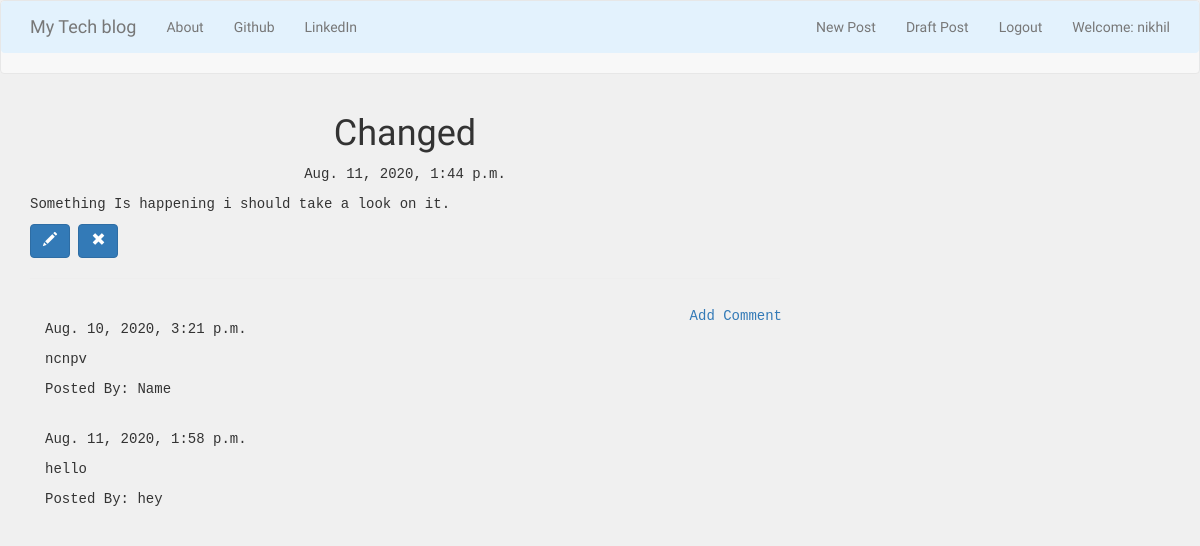
Screenshot of /post/4 (signed in) with the database file from the repository.
### blog/models.py (models this page shows, shortened)
class Post(models.Model):
    author = models.ForeignKey('auth.User',on_delete=models.CASCADE)
    title = models.CharField(max_length=256)
    text = models.TextField()
    created_date = models.DateTimeField(default=timezone.now)
    published_date = models.DateTimeField(blank=True,null=True)

class Comment(models.Model):
    post = models.ForeignKey('blog.Post', related_name='comments',on_delete=models.CASCADE)
    author = models.CharField(max_length=256)
    text = models.TextField()
    created_date = models.DateTimeField(default=timezone.now)
    approved_comment = models.BooleanField(default=False)

### blog/views.py (the view)
# urls.py: url(r'^post/(?P<pk>\d+)$', views.PostDetailView.as_view(), name='post_detail'),
class PostDetailView(DetailView):
    model = Post

### blog/templates/blog/post_detail.html (shortened to what this page needs)
{% extends 'blog/base.html' %}
{% block content %}
  <h1  id="title" class="posttitle"> {{ post.title }}</h1>
  {% if post.published_date %}
    <div id="title" class="date postdate">
      {{post.published_date}}
    </div>
  {% else %}
    <a class="btn btn-default" href="{% url 'post_publish' pk=post.pk %}">Publish</a>
  {% endif %}
  <p class="postcontent">{{ post.text|safe|linebreaksbr }}</p>
  {% if user.is_authenticated %}
    <a class="btn btn-primary" href="{% url 'post_edit' pk=post.pk %}">
      <span class="glyphicon glyphicon-pencil"></span>
    </a>
  <a class="btn btn-primary" href="{% url 'post_remove' pk=post.pk %}"><span class="glyphicon glyphicon-remove"></span></a>
  {% endif %}
  <hr>
  <a class="btn btn-outline-primary btn-comment" href="{% url 'add_comment_to_post' pk=post.pk %}">Add Comment</a>
  <div  id="fad" class="container">
    {% for comment in post.comments.all %}
      <br>
      {% if user.is_authenticated or comment.approved_comment %}
          {{comment.created_date}}
          <p >{{comment.text|safe|linebreaks }}</p>
          <p >Posted By: {{ comment.author }}</p>
      {% endif %}
      {% empty %}
      <p>NO Comments</p>
    {% endfor %}
  </div>
{% endblock %}

### blog/templates/blog/base.html (shortened to what this page needs)
<!DOCTYPE html>
{% load static %}
<html lang="en" dir="ltr">
  <head>
    <link rel="stylesheet" href="https://maxcdn.bootstrapcdn.com/bootstrap/3.3.7/css/bootstrap.min.css">
    <link rel="stylesheet" href="//cdn.jsdelivr.net/medium-editor/latest/css/medium-editor.min.css" type="text/css" media="screen" charset="utf-8">
    <link rel="stylesheet" href="{% static 'css/blog.css'%}">
  </head>
  <body class="set-background">
    <nav class="navbar navbar-default techfont custom-navbar">
      <nav class="navbar navbar-light" style="background-color: #e3f2fd;">
        <div class="container">
          <ul class="nav navbar-nav">
            <li><a class='navbar-brand bigbrand' href="{% url 'post_list' %}">My Tech blog</a></li>
            <li><a href="{% url 'about'%}">About</a></li>
            <li><a href="https://www.github.com">Github</a></li>
            <li><a href="https://www.linkedin.com">LinkedIn</a></li>
          </ul>
    <ul class="nav navbar-nav navbar-right">
      {% if user.is_authenticated %}
        <li><a href="{% url 'post_new' %}"> New Post</a></li>
        <li><a href="{% url 'post_draft_list' %}"> Draft Post</a></li>
        <li><a href="{% url 'logout' %}"> Logout</a></li>
        <li>
            <a > Welcome: {{ user.username }}</a>
        </li>
      {% else %}
        <li> <a class="nav navbar-right" href="{% url 'login'%}"> <span class="glyphicon glyphicon-user"></span> </a></li>
      {% endif %}
    </ul>
  </div>
</nav>
</nav>
<div class="content container">
  <div class="row">
    <div class="col-md-8">
      <div class="blog_pots">
        {% block content %}
        {% endblock %}
      </div>
    </div>
  </div>
</div>
  </body>
</html>

### blog/static/css/blog.css (style rules this page uses)
body { font-family: Monospace; background-color: #f0f0f0; margin: 0px; overflow: hidden; }
.techfont { font-family: 'Berkshire Swash', cursive; }
.postdate { text-align: center; }
.posttitle { text-align: center; font-family: 'Berkshire Swash', cursive; }
.postcontent { font-family: 'Berkshire Swash', cursive; }
.btn-comment { position: absolute; right: 0px; }

### rows the page displays
Post: title "Changed", published_date "Aug. 11, 2020, 1:44 p.m.", text "Something Is happening i should take a look on it."
Comment: created_date "Aug. 10, 2020, 3:21 p.m.", text "ncnpv", author "Name"
Comment: created_date "Aug. 11, 2020, 1:58 p.m.", text "hello", author "hey"

### other values shown
{{ user.username }} "nikhil"
